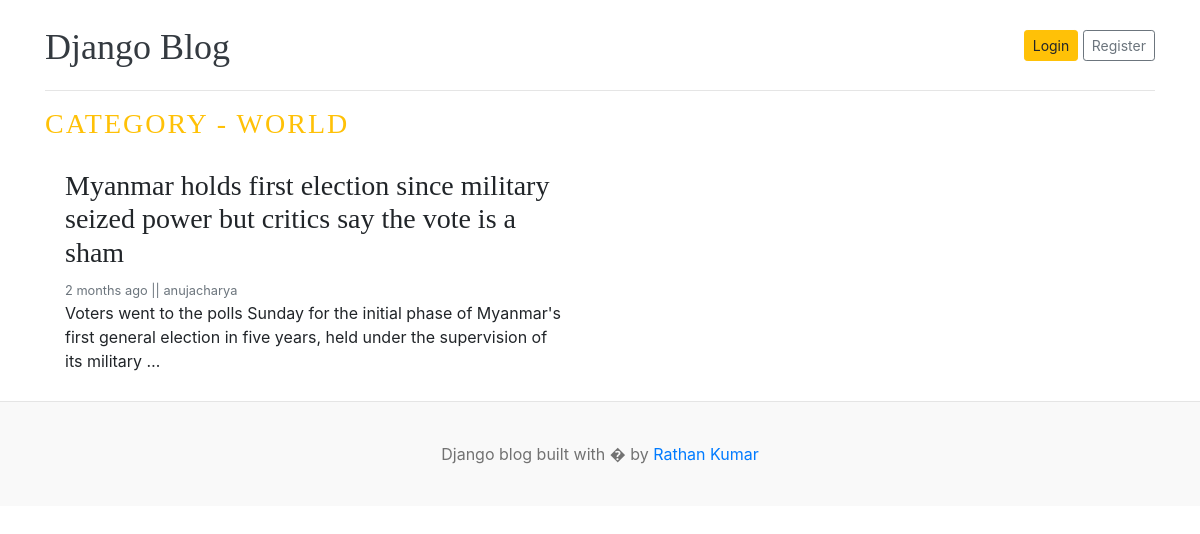
The page /category/5/ on the database its author committed.
### blogs/models.py (models this page shows, shortened)
class Category(models.Model):
    category_name = models.CharField(max_length=100, unique=True)
    created_at = models.DateTimeField(auto_now_add=True)
    updated_at = models.DateTimeField(auto_now=True)
    class Meta:
        verbose_name_plural = 'categories'
    def __str__(self):
        return self.category_name

class Blog(models.Model):
     title = models.CharField(max_length=100)
     slug = models.SlugField(max_length=150, unique=True, blank=True)
     category = models.ForeignKey(Category, on_delete=models.CASCADE)
     author = models.ForeignKey(User, on_delete=models.CASCADE)
     featured_image = models.ImageField(upload_to='uploads/%Y/%M/%d')
     short_description = models.TextField(max_length=500)
     blog_body = models.TextField(max_length=3000)
     status= models.CharField(max_length=100, choices=STATUS_CHOICES , default="Draft")
     is_featured = models.BooleanField(default=False)
     created_at = models.DateTimeField(auto_now_add=True)
     updated_at = models.DateTimeField(auto_now=True)

### blogs/views.py (the view)
# urls.py: path('<int:category_id>/', views.post_by_category, name='post_by_category'),
def post_by_category(request, category_id):
    try:
        category_id = int(category_id)
    except ValueError:
        return redirect('home')
    category = get_object_or_404(Category, pk=category_id)
    posts = Blog.objects.filter(status='Published', category=category)
    context = {
        'posts': posts,
        'category': category,
    }
    return render(request, 'post_by_category.html', context)

### templates/post_by_category.html (shortened to what this page needs)
{% load static %}
<!DOCTYPE html>
<html lang="en">
<head>
    <link href="https://getbootstrap.com/docs/4.0/dist/css/bootstrap.min.css" rel="stylesheet">
    <link href="{% static 'css/blog.css' %}" rel="stylesheet">
  </head>
<body>
    <div class="container">
      <header class="blog-header py-3">
        <div class="row flex-nowrap justify-content-between align-items-center">
          <div class="col-8 pt-1">
            <a class="blog-header-logo text-dark" hr ef="/">Django Blog</a>
          </div>
          <div class="col-4 d-flex justify-content-end align-items-center">
            <a class="btn btn-sm btn-warning" href="#">Login</a> &nbsp;
            <a class="btn btn-sm btn-outline-secondary" href="#">Register</a>
          </div>
        </div>
      </header>
      <div class="nav-scroller py-1 mb-2">
      </div>
<h3 class="text-uppercase text-warning" style="letter-spacing: 2px;">Category - {{category}}</h3>
  <div class="row mb-2">
    {% if posts %}
    {% for post in posts %}
    <div class="col-md-6">
      <div class="card border-0" >
        <div class="card-body">
          <h3>{{post.title}}</h3>
          <small class="mb-1 text-muted">{{post.created_at | timesince}} ago    ||  {{post.author}}</small>
          <p class="card-text">{{post.short_description | truncatewords:25}}</p>
        </div>
      </div>
    </div>
       {% endfor %}
    {% else %}
    <p>No Post Found</p>
    {% endif %}
  </div>
</div>
<footer class="blog-footer">
  <p>Django blog built with � by <a href="#">Rathan Kumar</a></p>
</footer>
</body>
</html>

### static/css/blog.css (style rules this page uses)
.blog-header { border-bottom: 1px solid #e5e5e5; }
.blog-header-logo { font-family: "Playfair Display", Georgia, "Times New Roman", serif; font-size: 2.25rem; }
h1, h2, h3, h4, h5, h6 { font-family: "Playfair Display", Georgia, "Times New Roman", serif; }
.blog-footer { padding: 2.5rem 0; color: #727272; text-align: center; background-color: #f9f9f9; border-top: .05rem solid #e5e5e5; }
.blog-footer p:last-child { margin-bottom: 0; }

### rows shown on the page
Category: category_name "WORLD"
Blog: title "Myanmar holds first election since military seized power but critics say the vote is a sham", created_at "2 months", author "anujacharya", short_description "Voters went to the polls Sunday for the initial phase of Myanmar's first general election in five years, held under the supervision of its military …"
